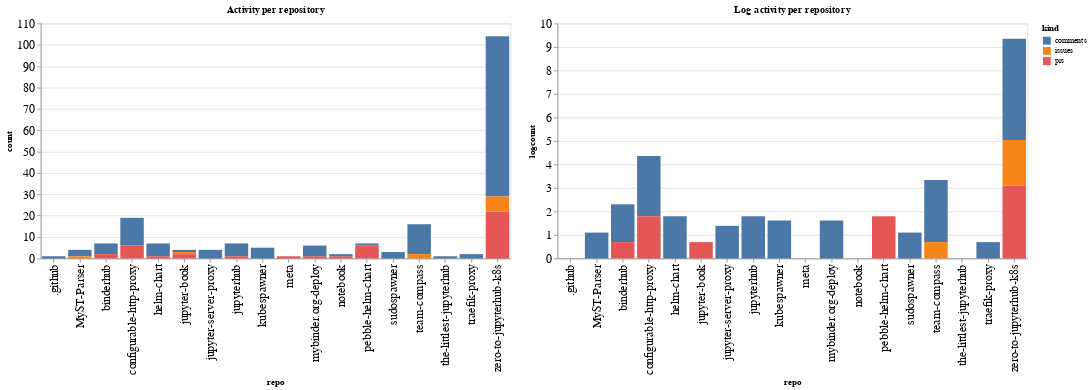

Notebook cell for this chart:
### Code cell
ch1 = alt.Chart(repo_summaries, width=600, title="Activity per repository").mark_bar().encode(
    x='repo',
    y='count',
    color='kind',
    tooltip="kind"
)

ch2 = alt.Chart(repo_summaries, width=600, title="Log activity per repository").mark_bar().encode(
    x='repo',
    y='logcount',
    color='kind',
    tooltip="kind"
)

ch1 | ch2

### Figure 1 — Vega-Lite specification as saved in the notebook (floating-point values rounded to 4 significant figures)
{"config": {"axisLeft": {"labelFontSize": 15}, "axisBottom": {"labelFontSize": 15}}, "hconcat": [{"mark": "bar", "encoding": {"color": {"type": "nominal", "field": "kind"}, "tooltip": {"type": "nominal", "field": "kind"}, "x": {"type": "nominal", "field": "repo"}, "y": {"type": "quantitative", "field": "count"}}, "title": "Activity per repository", "width": 600}, {"mark": "bar", "encoding": {"color": {"type": "nominal", "field": "kind"}, "tooltip": {"type": "nominal", "field": "kind"}, "x": {"type": "nominal", "field": "repo"}, "y": {"type": "quantitative", "field": "logcount"}}, "title": "Log activity per repository", "width": 600}], "data": {"name": "data-c89e402210f2bc4e913550d3544a90bf"}, "$schema": "https://vega.github.io/schema/vega-lite/v4.8.1.json", "datasets": {"data-c89e402210f2bc4e913550d3544a90bf": [{"repo": ".github", "kind": "comments", "count": 1, "logcount": 0.0}, {"repo": "MyST-Parser", "kind": "comments", "count": 3, "logcount": 1.099}, {"repo": "MyST-Parser", "kind": "issues", "count": 1, "logcount": 0.0}, {"repo": "binderhub", "kind": "comments", "count": 5, "logcount": 1.609}, {"repo": "binderhub", "kind": "prs", "count": 2, "logcount": 0.6931}, {"repo": "configurable-http-proxy", "kind": "comments", "count": 13, "logcount": 2.565}, {"repo": "configurable-http-proxy", "kind": "prs", "count": 6, "logcount": 1.792}, {"repo": "helm-chart", "kind": "comments", "count": 6, "logcount": 1.792}, {"repo": "helm-chart", "kind": "prs", "count": 1, "logcount": 0.0}, {"repo": "jupyter-book", "kind": "comments", "count": 1, "logcount": 0.0}, {"repo": "jupyter-book", "kind": "issues", "count": 1, "logcount": 0.0}, {"repo": "jupyter-book", "kind": "prs", "count": 2, "logcount": 0.6931}, {"repo": "jupyter-server-proxy", "kind": "comments", "count": 4, "logcount": 1.386}, {"repo": "jupyterhub", "kind": "comments", "count": 6, "logcount": 1.792}, {"repo": "jupyterhub", "kind": "prs", "count": 1, "logcount": 0.0}, {"repo": "kubespawner", "kind": "comments", "count": 5, "logcount": 1.609}, {"repo": "meta", "kind": "prs", "count": 1, "logcount": 0.0}, {"repo": "mybinder.org-deploy", "kind": "comments", "count": 5, "logcount": 1.609}, {"repo": "mybinder.org-deploy", "kind": "prs", "count": 1, "logcount": 0.0}, {"repo": "notebook", "kind": "comments", "count": 1, "logcount": 0.0}, {"repo": "notebook", "kind": "prs", "count": 1, "logcount": 0.0}, {"repo": "pebble-helm-chart", "kind": "comments", "count": 1, "logcount": 0.0}, {"repo": "pebble-helm-chart", "kind": "prs", "count": 6, "logcount": 1.792}, {"repo": "sudospawner", "kind": "comments", "count": 3, "logcount": 1.099}, {"repo": "team-compass", "kind": "comments", "count": 14, "logcount": 2.639}, {"repo": "team-compass", "kind": "issues", "count": 2, "logcount": 0.6931}, {"repo": "the-littlest-jupyterhub", "kind": "comments", "count": 1, "logcount": 0.0}, {"repo": "traefik-proxy", "kind": "comments", "count": 2, "logcount": 0.6931}, {"repo": "zero-to-jupyterhub-k8s", "kind": "comments", "count": 75, "logcount": 4.317}, {"repo": "zero-to-jupyterhub-k8s", "kind": "issues", "count": 7, "logcount": 1.946}, {"repo": "zero-to-jupyterhub-k8s", "kind": "prs", "count": 22, "logcount": 3.091}]}}
